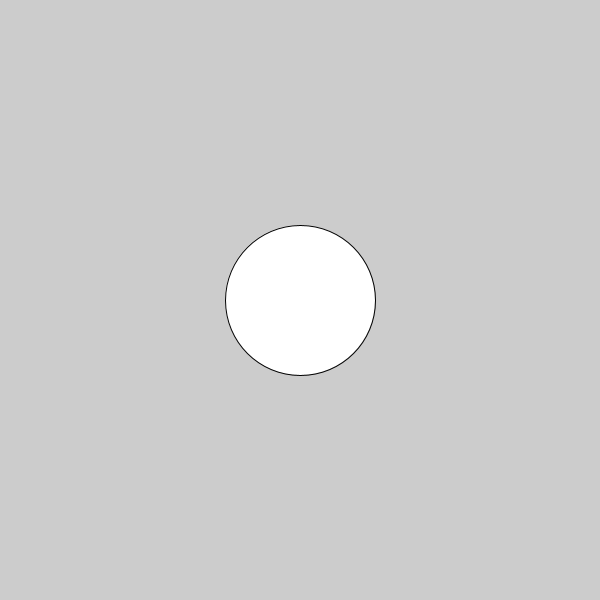
Frame 1 (no input)
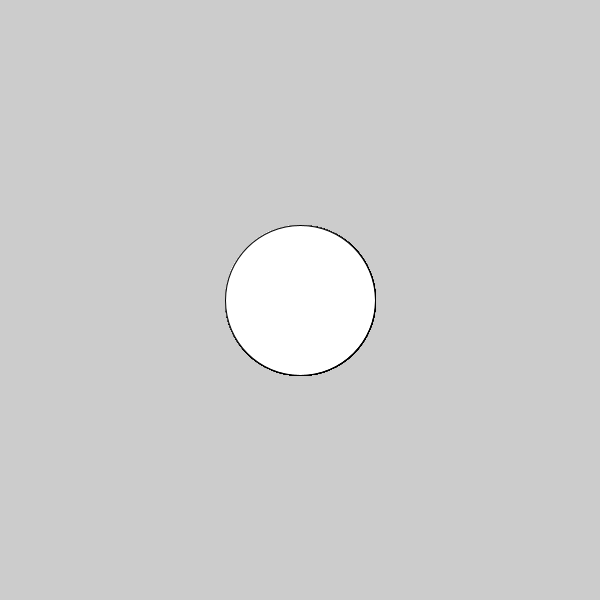
Frame 60 (the mouse pressed at the canvas centre just before this capture)
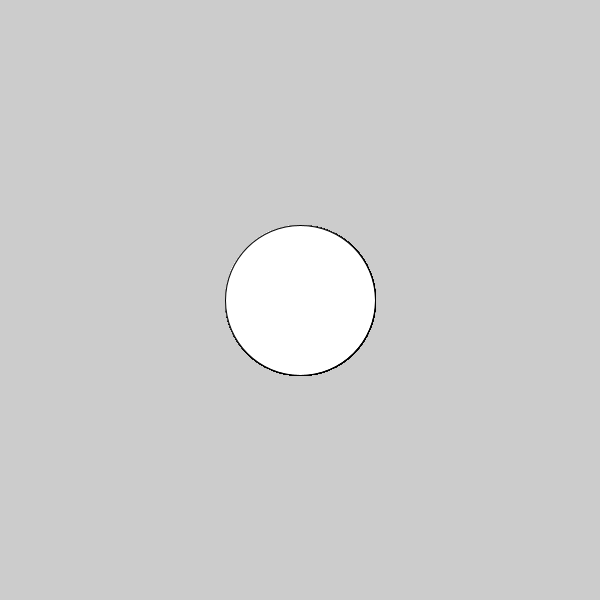
Frame 120 (the mouse held since frame 60 and released just before this capture)

The Processing sketch that drew these frames (run headless with seeded random() and noise(); from frame 60 on, the mouse is pressed at the canvas centre):

// Processing sketch: c_LogicalDot
// ── c_LogicalDot.pde

void setup() {
  
// 1. Set the size of the sketch. Make it 600 pixels square. 
  
size(600,600);
}

void draw() {
  
// 2. Draw an ellipse
// Run the program to make sure it works before moving on.
  ellipse(300,300,150,150);

// 3. Change the color of the ellipse when the mouse is pressed.
//    Use the following code, but put your colors where indicated
//    Remember to use the   fill()  command to set colors.

if (mousePressed) { 

 
  
} else {
  
   
  
}  
  
  
  
}
